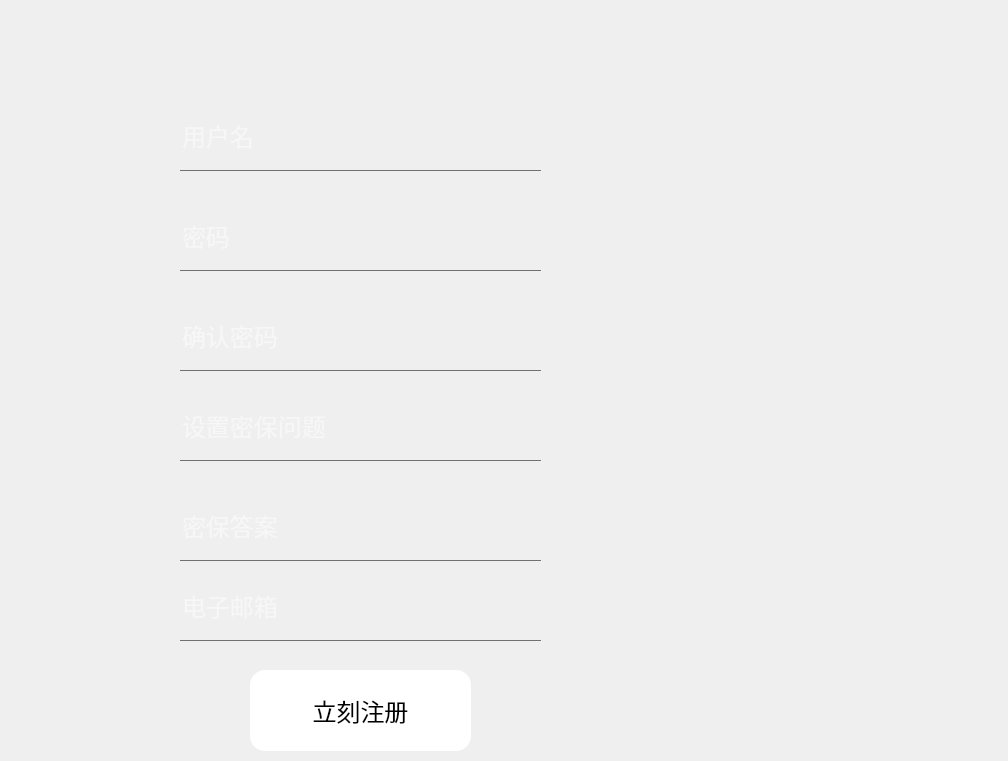
<?xml version="1.0" encoding="UTF-8"?>
<ui version="4.0">
 <class>Signup_page</class>
 <widget class="QMainWindow" name="Signup_page">
  <property name="geometry">
   <rect>
    <x>0</x>
    <y>0</y>
    <width>1008</width>
    <height>761</height>
   </rect>
  </property>
  <property name="windowTitle">
   <string>MainWindow</string>
  </property>
  <property name="styleSheet">
   <string notr="true">#centralwidget
{
	background:url(:/source/back_1.jpg);
}
*{
font: 9pt &quot;Bauhaus 93&quot;;
font-size:24px;
}
QToolButton{
background:pink;
border-radius:60px;
}
QPushButton
{
background:white;
border-radius:15px;
font: 12pt &quot;华文琥珀&quot;;
}
QPushButton:hover
{
background:pink;
border-radius:15px;
font: 12pt &quot;华文琥珀&quot;;
}
QLineEdit
{
background:rgba(255,255,255,0.5);
border:none;
color:white;
font: 12pt &quot;华文琥珀&quot;;
background:transparent;
border-bottom:1px solid #717072;
}
QFrame{
background:rgba(255,255,255,0.6);
border-radius:15px;
}
QLabel
{
background:transparent;
color:black;
font:20pt &quot;华文琥珀&quot;;
}
</string>
  </property>
  <widget class="QWidget" name="centralwidget">
   <widget class="QLineEdit" name="lineEdit_name">
    <property name="geometry">
     <rect>
      <x>180</x>
      <y>100</y>
      <width>361</width>
      <height>71</height>
     </rect>
    </property>
    <property name="placeholderText">
     <string>用户名</string>
    </property>
   </widget>
   <widget class="QLineEdit" name="lineEdit_password">
    <property name="geometry">
     <rect>
      <x>180</x>
      <y>200</y>
      <width>361</width>
      <height>71</height>
     </rect>
    </property>
    <property name="placeholderText">
     <string>密码</string>
    </property>
   </widget>
   <widget class="QLineEdit" name="lineEdit_password_2">
    <property name="geometry">
     <rect>
      <x>180</x>
      <y>300</y>
      <width>361</width>
      <height>71</height>
     </rect>
    </property>
    <property name="placeholderText">
     <string>确认密码</string>
    </property>
   </widget>
   <widget class="QLineEdit" name="lineEdit_question">
    <property name="geometry">
     <rect>
      <x>180</x>
      <y>390</y>
      <width>361</width>
      <height>71</height>
     </rect>
    </property>
    <property name="placeholderText">
     <string>设置密保问题</string>
    </property>
   </widget>
   <widget class="QLineEdit" name="lineEdit_answer">
    <property name="geometry">
     <rect>
      <x>180</x>
      <y>490</y>
      <width>361</width>
      <height>71</height>
     </rect>
    </property>
    <property name="placeholderText">
     <string>密保答案</string>
    </property>
   </widget>
   <widget class="QLineEdit" name="lineEdit_email">
    <property name="geometry">
     <rect>
      <x>180</x>
      <y>570</y>
      <width>361</width>
      <height>71</height>
     </rect>
    </property>
    <property name="cursor">
     <cursorShape>ArrowCursor</cursorShape>
    </property>
    <property name="placeholderText">
     <string>电子邮箱</string>
    </property>
   </widget>
   <widget class="QPushButton" name="pB_signup_now">
    <property name="geometry">
     <rect>
      <x>250</x>
      <y>670</y>
      <width>221</width>
      <height>81</height>
     </rect>
    </property>
    <property name="text">
     <string>立刻注册</string>
    </property>
   </widget>
  </widget>
 </widget>
 <resources/>
 <connections/>
</ui>
